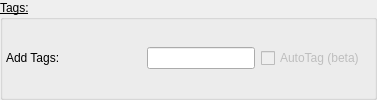
                   <widget class="QGroupBox" name="groupBox_sgAddDMPTags">
                    <property name="font">
                     <font>
                      <pointsize>9</pointsize>
                      <bold>false</bold>
                      <underline>true</underline>
                     </font>
                    </property>
                    <property name="title">
                     <string>Tags:</string>
                    </property>
                    <layout class="QVBoxLayout" name="verticalLayout_53">
                     <property name="leftMargin">
                      <number>3</number>
                     </property>
                     <property name="topMargin">
                      <number>3</number>
                     </property>
                     <property name="rightMargin">
                      <number>3</number>
                     </property>
                     <property name="bottomMargin">
                      <number>3</number>
                     </property>
                     <item>
                      <layout class="QHBoxLayout" name="horizontalLayout_52">
                       <item>
                        <widget class="QLabel" name="label_sgDMPAddTagTxt">
                         <property name="minimumSize">
                          <size>
                           <width>135</width>
                           <height>0</height>
                          </size>
                         </property>
                         <property name="maximumSize">
                          <size>
                           <width>150</width>
                           <height>16777215</height>
                          </size>
                         </property>
                         <property name="font">
                          <font>
                           <pointsize>9</pointsize>
                           <bold>false</bold>
                           <underline>false</underline>
                          </font>
                         </property>
                         <property name="text">
                          <string>Add Tags:</string>
                         </property>
                        </widget>
                       </item>
                       <item>
                        <widget class="QLineEdit" name="lineEdit_sgDMPAddTag">
                         <property name="font">
                          <font>
                           <pointsize>9</pointsize>
                           <bold>false</bold>
                           <underline>false</underline>
                          </font>
                         </property>
                         <property name="toolTip">
                          <string>&lt;html&gt;&lt;head/&gt;&lt;body&gt;&lt;p&gt;Pick the folder where thetexture you want to add to the Library lives. The script will find pattern and add them&lt;/p&gt;&lt;/body&gt;&lt;/html&gt;</string>
                         </property>
                        </widget>
                       </item>
                       <item>
                        <widget class="QCheckBox" name="checkBox_sgDMPAddAutoTag">
                         <property name="enabled">
                          <bool>false</bool>
                         </property>
                         <property name="minimumSize">
                          <size>
                           <width>110</width>
                           <height>0</height>
                          </size>
                         </property>
                         <property name="maximumSize">
                          <size>
                           <width>110</width>
                           <height>16777215</height>
                          </size>
                         </property>
                         <property name="font">
                          <font>
                           <pointsize>9</pointsize>
                           <bold>false</bold>
                           <underline>false</underline>
                          </font>
                         </property>
                         <property name="text">
                          <string>AutoTag (beta)</string>
                         </property>
                        </widget>
                       </item>
                      </layout>
                     </item>
                    </layout>
                   </widget>
